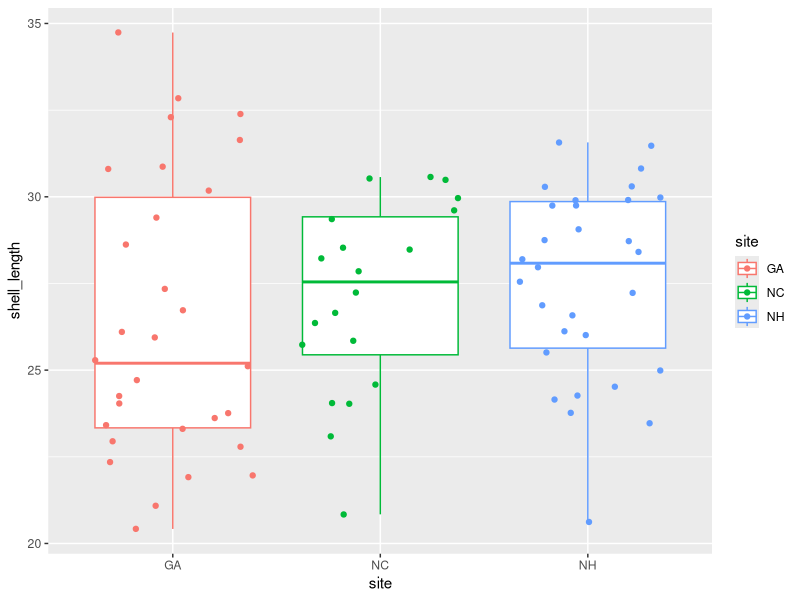

This chart was generated by the following R code:
uro<-read.csv(here::here("large_30_count.csv"))
View(uro)
ab<-(aov(shell_length~site,uro))
summary(ab)
library(ggplot2)
ggplot(uro,aes(x=site,y=shell_length,color=site))+geom_boxplot()+geom_jitter()
TukeyHSD(ab)
